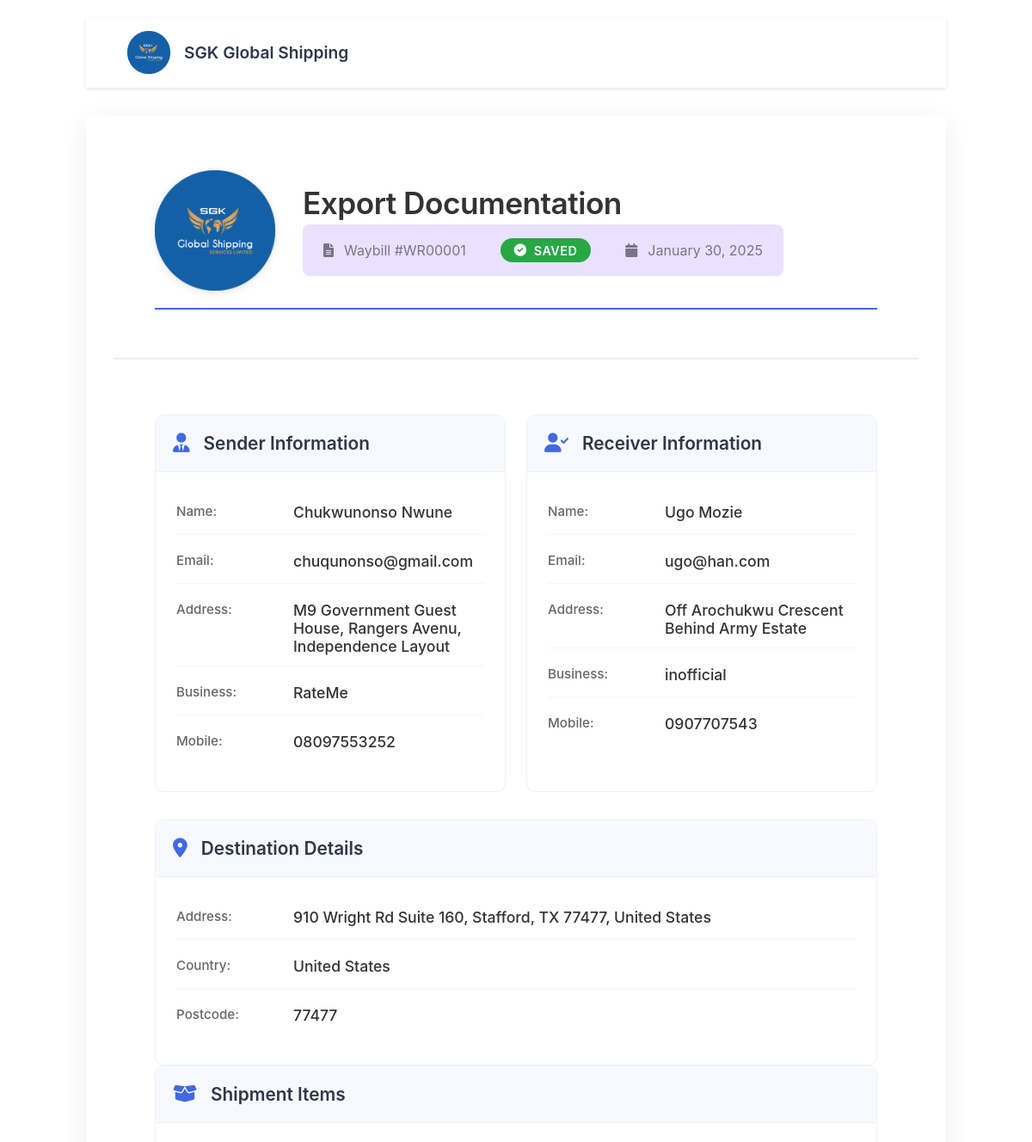
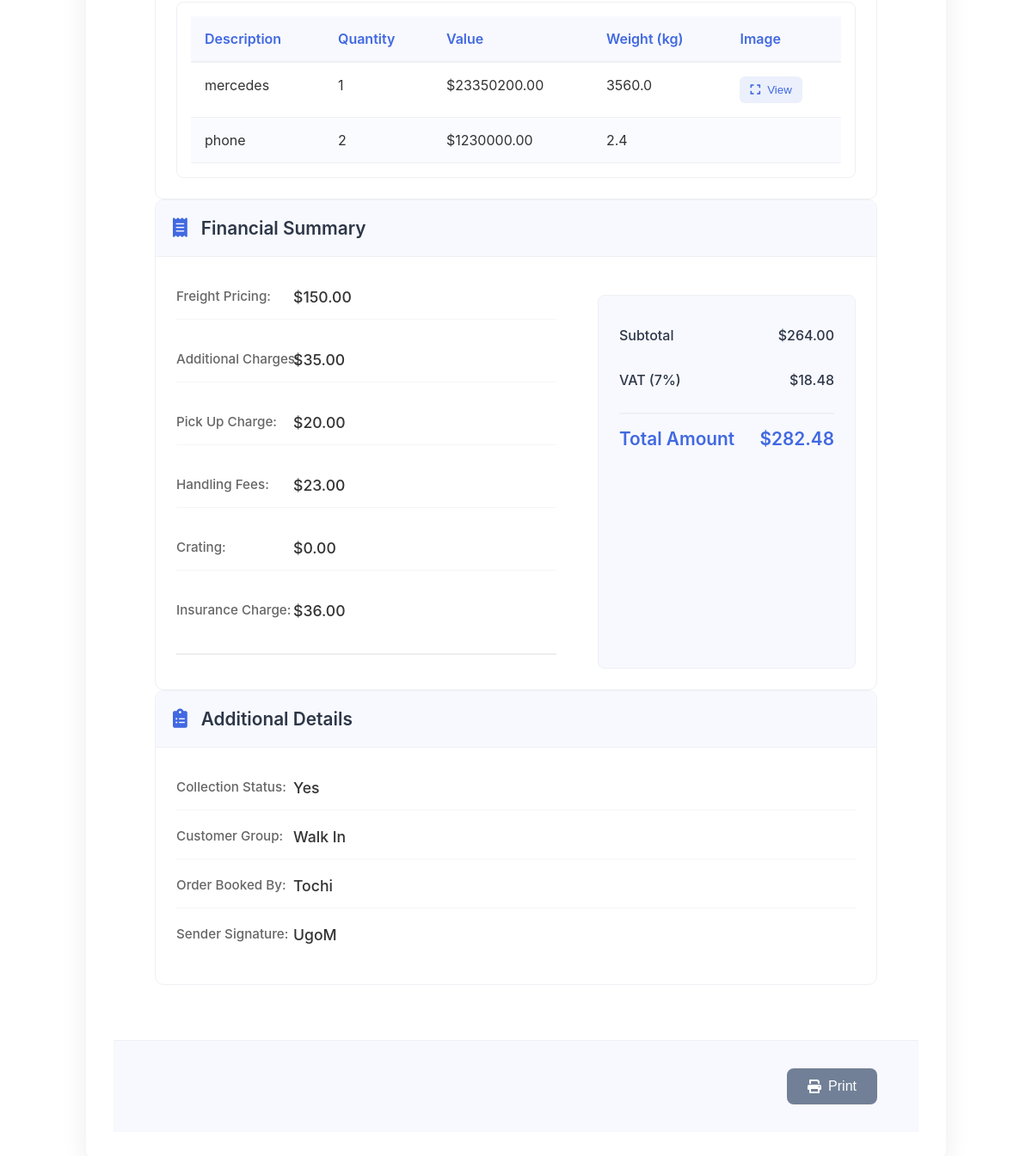
The app's page /preview/1 with its own data (2 pictures, top to bottom).
### app.py (models this page shows, shortened)
class ExportRequest(db.Model):
    id = db.Column(db.Integer, primary_key=True)
    waybill_number = db.Column(db.String(50), nullable=False)
    created_at = db.Column(db.DateTime, default=db.func.current_timestamp())
    items = db.relationship('ItemDetail', backref='export_request', lazy=True)
    sender_name = db.Column(db.String(100), nullable=False)
    sender_email = db.Column(db.String(120))
    sender_address = db.Column(db.String(200))
    sender_business = db.Column(db.String(100))
    sender_mobile = db.Column(db.String(20), nullable=False)
    receiver_name = db.Column(db.String(100), nullable=False)
    receiver_email = db.Column(db.String(120))
    receiver_address = db.Column(db.String(200))
    receiver_business = db.Column(db.String(100))
    receiver_mobile = db.Column(db.String(20), nullable=False)
    destination_address = db.Column(db.String(200))
    destination_country = db.Column(db.String(100))
    destination_postcode = db.Column(db.String(20))
    freight_pricing = db.Column(db.Float, default=0)
    additional_charges = db.Column(db.Float, default=0)
    pickup_charge = db.Column(db.Float, default=0)
    handling_fees = db.Column(db.Float, default=0)
    crating = db.Column(db.Float, default=0)
    insurance_charge = db.Column(db.Float, default=0)
    is_collection = db.Column(db.Boolean, default=False)
    customer_group = db.Column(db.String(100))
    order_booked_by = db.Column(db.String(100))
    sender_signature = db.Column(db.String(500))
    status = db.Column(db.String(50), default='draft')  # draft, saved, completed

class ItemDetail(db.Model):
    id = db.Column(db.Integer, primary_key=True)
    export_request_id = db.Column(db.Integer, db.ForeignKey('export_request.id'), nullable=False)
    description = db.Column(db.String(200))
    value = db.Column(db.Float)
    quantity = db.Column(db.Integer)
    weight = db.Column(db.Float)
    image_filename = db.Column(db.String(255))

### app.py (the view)
@app.route('/preview/<int:id>')
def preview(id):
    logger.debug(f'Accessing preview for export request {id}')
    try:
        request_data = ExportRequest.query.get_or_404(id)
        logger.debug(f'Found export request: {request_data.waybill_number}')
        subtotal = sum([
            request_data.freight_pricing or 0,
            request_data.additional_charges or 0,
            request_data.pickup_charge or 0,
            request_data.handling_fees or 0,
            request_data.crating or 0,
            request_data.insurance_charge or 0
        ])
        logger.debug(f'Calculated subtotal: {subtotal}')
        vat = subtotal * 0.07
        total = subtotal + vat
        logger.debug(f'Calculated VAT: {vat}, Total: {total}')
        return render_template('preview.html',
                            request=request_data,
                            subtotal=subtotal,
                            vat=vat,
                            total=total)
    except Exception as e:
        logger.error(f'Error in preview route: {str(e)}')
        raise

### templates/preview.html (shortened to what this page needs)
{% extends "base.html" %}
{% block content %}
    <div class="preview-container">
    <div class="document-header">
        <div class="company-header">
            <img src="{{ url_for('static', filename='images/SGKlogo.png') }}" alt="SGK Global Shipping" class="company-logo">
            <div class="company-info">
                <h1>Export Documentation</h1>
                <div class="document-meta">
                    <div class="meta-item">
                        <i class="fas fa-file-alt"></i>
                        <span>Waybill #{{ request.waybill_number }}</span>
                    </div>
                    <div class="meta-item">
                        <span class="status-badge status-{{ request.status }}">
                            <i class="fas fa-{{ 'check-circle' if request.status == 'saved' else 'edit' }}"></i>
                            {{ request.status|title }}
                        </span>
                    </div>
                    <div class="meta-item">
                        <i class="fas fa-calendar"></i>
                        <span>{{ request.created_at.strftime('%B %d, %Y') }}</span>
                    </div>
        </div>
            </div>
            </div>
        </div>
    <div class="info-section">
        <div class="info-cards-grid">
            <div class="info-card">
                <div class="card-header">
                    <i class="fas fa-user-tie"></i>
                    <h2>Sender Information</h2>
                </div>
                <div class="info-content">
                    <div class="info-row">
                        <span class="label">Name:</span>
                        <span class="value">{{ request.sender_name }}</span>
                    </div>
                    <div class="info-row">
                        <span class="label">Email:</span>
                        <span class="value">{{ request.sender_email or 'N/A' }}</span>
                    </div>
                    <div class="info-row">
                        <span class="label">Address:</span>
                        <span class="value">{{ request.sender_address or 'N/A' }}</span>
                    </div>
                    <div class="info-row">
                        <span class="label">Business:</span>
                        <span class="value">{{ request.sender_business or 'N/A' }}</span>
                    </div>
                    <div class="info-row">
                        <span class="label">Mobile:</span>
                        <span class="value">{{ request.sender_mobile }}</span>
                    </div>
                </div>
            </div>
            <div class="info-card">
                <div class="card-header">
                    <i class="fas fa-user-check"></i>
                    <h2>Receiver Information</h2>
                </div>
                <div class="info-content">
                    <div class="info-row">
                        <span class="label">Name:</span>
                        <span class="value">{{ request.receiver_name }}</span>
        </div>
                    <div class="info-row">
                        <span class="label">Email:</span>
                        <span class="value">{{ request.receiver_email or 'N/A' }}</span>
                    </div>
                    <div class="info-row">
                        <span class="label">Address:</span>
                        <span class="value">{{ request.receiver_address or 'N/A' }}</span>
                    </div>
                    <div class="info-row">
                        <span class="label">Business:</span>
                        <span class="value">{{ request.receiver_business or 'N/A' }}</span>
                    </div>
                    <div class="info-row">
                        <span class="label">Mobile:</span>
                        <span class="value">{{ request.receiver_mobile }}</span>
                    </div>
                </div>
            </div>
        </div>
        <div class="info-card">
            <div class="card-header">
                <i class="fas fa-map-marker-alt"></i>
                <h2>Destination Details</h2>
            </div>
            <div class="info-content">
                <div class="info-row">
                    <span class="label">Address:</span>
                    <span class="value">{{ request.destination_address }}</span>
                </div>
                <div class="info-row">
                    <span class="label">Country:</span>
                    <span class="value">{{ request.destination_country }}</span>
                </div>
                <div class="info-row">
                    <span class="label">Postcode:</span>
                    <span class="value">{{ request.destination_postcode }}</span>
                </div>
            </div>
        </div>
        <div class="info-card">
            <div class="card-header">
                <i class="fas fa-box-open"></i>
                <h2>Shipment Items</h2>
            </div>
            <div class="items-table">
                <table>
                    <thead>
                        <tr>
                            <th>Description</th>
                            <th>Quantity</th>
                            <th>Value</th>
                            <th>Weight (kg)</th>
                            <th class="no-print">Image</th>
                        </tr>
                    </thead>
                    <tbody>
                        {% for item in request.items %}
                        <tr>
                            <td>{{ item.description }}</td>
                            <td>{{ item.quantity }}</td>
                            <td>${{ "%.2f"|format(item.value) }}</td>
                            <td>{{ "%.1f"|format(item.weight) }}</td>
                            <td class="no-print">
                                {% if item.image_filename %}
                                <button class="view-images-btn" data-image="{{ item.image_filename }}">
                                    <i class="fas fa-expand"></i> View
                                </button>
                                {% endif %}
                            </td>
                        </tr>
                        {% endfor %}
                    </tbody>
                </table>
            </div>
        </div>
        <div class="info-card">
            <div class="card-header">
                <i class="fas fa-receipt"></i>
                <h2>Financial Summary</h2>
            </div>
            <div class="pricing-summary">
                <div class="pricing-details">
                    <div class="info-row">
                        <span class="label">Freight Pricing:</span>
                        <span class="value">${{ "%.2f"|format(request.freight_pricing) }}</span>
                    </div>
                    <div class="info-row">
                        <span class="label">Additional Charges:</span>
                        <span class="value">${{ "%.2f"|format(request.additional_charges) }}</span>
                    </div>
                    <div class="info-row">
                        <span class="label">Pick Up Charge:</span>
                        <span class="value">${{ "%.2f"|format(request.pickup_charge) }}</span>
                </div>
                <div class="info-row">
                        <span class="label">Handling Fees:</span>
                        <span class="value">${{ "%.2f"|format(request.handling_fees) }}</span>
                </div>
                <div class="info-row">
                        <span class="label">Crating:</span>
                        <span class="value">${{ "%.2f"|format(request.crating) }}</span>
                </div>
                <div class="info-row">
                        <span class="label">Insurance Charge:</span>
                        <span class="value">${{ "%.2f"|format(request.insurance_charge) }}</span>
                    </div>
                </div>
            <div class="total-section">
                <div class="total-row">
                        <span>Subtotal</span>
                        <span>${{ "%.2f"|format(subtotal) }}</span>
                </div>
                <div class="total-row">
                        <span>VAT (7%)</span>
                        <span>${{ "%.2f"|format(vat) }}</span>
                </div>
                <div class="total-row final">
                        <span>Total Amount</span>
                        <span>${{ "%.2f"|format(total) }}</span>
                    </div>
                </div>
            </div>
        </div>
        <div class="info-card">
            <div class="card-header">
                <i class="fas fa-clipboard-list"></i>
                <h2>Additional Details</h2>
            </div>
            <div class="info-content">
                <div class="info-row">
                    <span class="label">Collection Status:</span>
                    <span class="value">{{ "Yes" if request.is_collection else "No" }}</span>
                </div>
                <div class="info-row">
                    <span class="label">Customer Group:</span>
                    <span class="value">{{ request.customer_group }}</span>
                </div>
                <div class="info-row">
                    <span class="label">Order Booked By:</span>
                    <span class="value">{{ request.order_booked_by }}</span>
                </div>
                <div class="info-row">
                    <span class="label">Sender Signature:</span>
                    <span class="value">{{ request.sender_signature or 'N/A' }}</span>
                </div>
                </div>
            </div>
        </div>
        <div class="action-buttons">
        <button onclick="window.print()" class="action-button secondary">
            <i class="fas fa-print"></i> Print
        </button>
    </div>
        </div>
{% endblock %}

### templates/base.html (shortened to what this page needs)
<!DOCTYPE html>
<html lang="en">
<head>
    <link rel="stylesheet" href="{{ url_for('static', filename='css/styles.css') }}">
    <link rel="stylesheet" href="https://cdnjs.cloudflare.com/ajax/libs/font-awesome/6.0.0/css/all.min.css">
</head>
<body>
    <nav class="main-nav">
        <div class="nav-brand">
            <img src="{{ url_for('static', filename='images/SGKlogo.png') }}" alt="SGK Global Shipping" class="nav-logo">
            <span class="brand-text">SGK Global Shipping</span>
        </div>
    </nav>
    <main class="main-content">
        {% block content %}{% endblock %}
    </main>
</body>
</html>

### records on screen
ExportRequest: waybill_number "WR00001", status "SAVED", created_at "January 30, 2025", sender_name "Chukwunonso Nwune", sender_email "chuqunonso@gmail.com", sender_address "M9 Government Guest House, Rangers Avenu, Independence Layout", sender_business "RateMe", sender_mobile "08097553252", receiver_name "Ugo Mozie", receiver_email "ugo@han.com", receiver_address "Off Arochukwu Crescent Behind Army Estate", receiver_business "inofficial", receiver_mobile "0907707543", destination_address "910 Wright Rd Suite 160, Stafford, TX 77477, United States", destination_country "United States", destination_postcode "77477", freight_pricing "150.00", additional_charges "35.00", pickup_charge "20.00", handling_fees "23.00", crating "0.00", insurance_charge "36.00", is_collection "Yes", customer_group "Walk In", order_booked_by "Tochi", sender_signature "UgoM"
ItemDetail: description "mercedes", quantity "1", value "23350200.00", weight "3560.0"
ItemDetail: description "phone", quantity "2", value "1230000.00", weight "2.4"

### other values on screen
{{ "%.2f"|format(subtotal) }} "264.00"
{{ "%.2f"|format(vat) }} "18.48"
{{ "%.2f"|format(total) }} "282.48"
